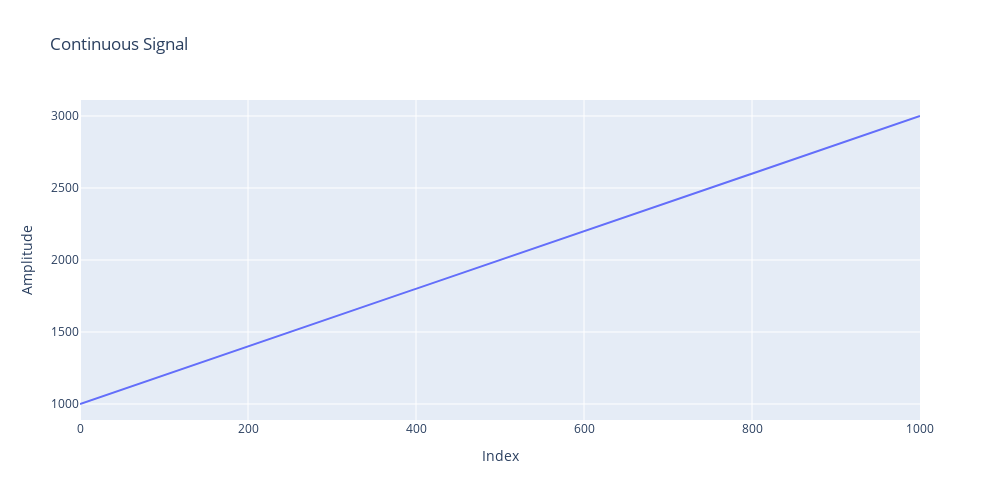
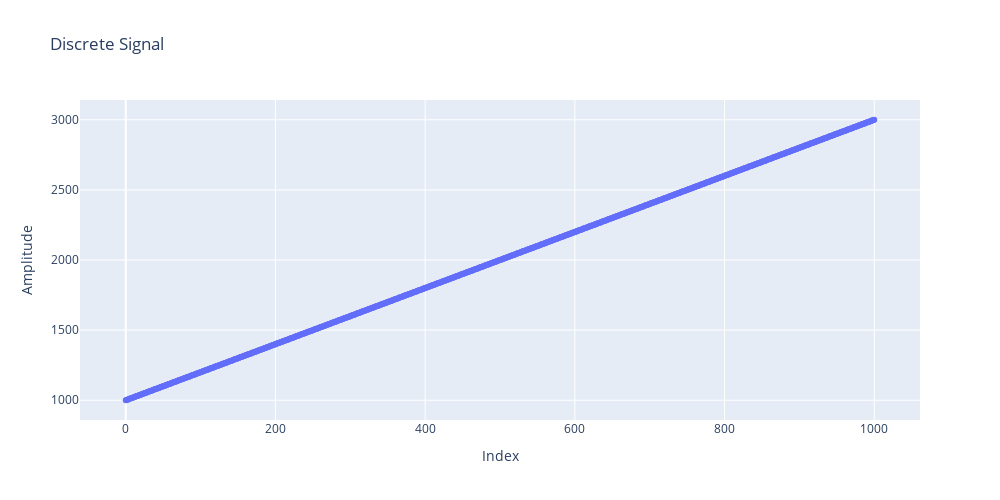

Write notebook code for charts like these, in order.
### Code cell
addSignals('signals/task2/input signals/Signal1.txt','signals/task2/input signals/Signal2.txt')[1]

### Figure 1 — Plotly figure (JSON) as saved in the notebook; plotly's stock layout.template omitted (floating-point values rounded to 4 significant figures; data arrays with more than 128 entries replaced by an {"elided": "..."} marker saying what was removed)
{"data": [{"mode": "lines", "name": "Continuous Signal", "type": "scatter", "x": {"elided": "1001 int values"}, "y": {"elided": "1001 int values"}}], "layout": {"height": 500, "title": {"text": "Continuous Signal"}, "width": 1000, "xaxis": {"title": {"text": "Index"}}, "yaxis": {"title": {"text": "Amplitude"}}}}

### Figure 2 — Plotly figure (JSON) as saved in the notebook; plotly's stock layout.template omitted (floating-point values rounded to 4 significant figures; data arrays with more than 128 entries replaced by an {"elided": "..."} marker saying what was removed)
{"data": [{"mode": "markers", "name": "Discrete Signal", "type": "scatter", "x": {"elided": "1001 int values"}, "y": {"elided": "1001 int values"}}], "layout": {"height": 500, "title": {"text": "Discrete Signal"}, "width": 1000, "xaxis": {"title": {"text": "Index"}}, "yaxis": {"title": {"text": "Amplitude"}}}}
